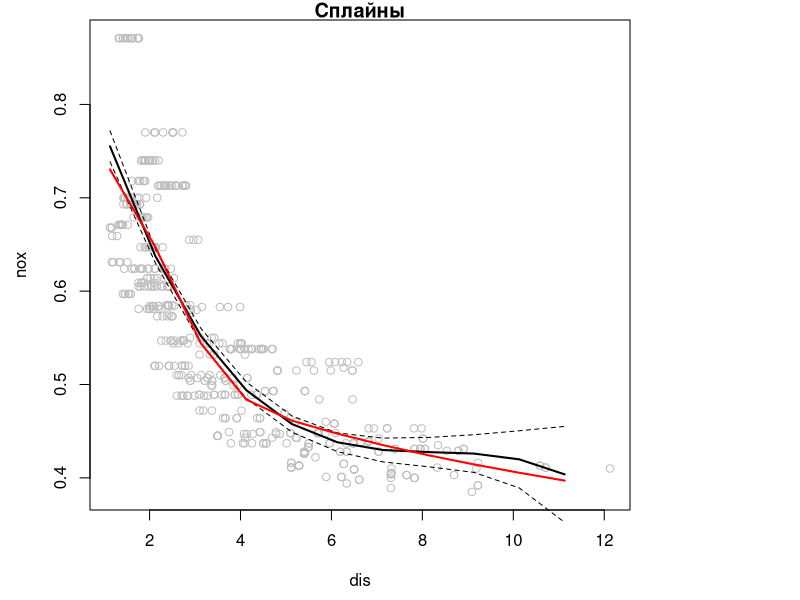
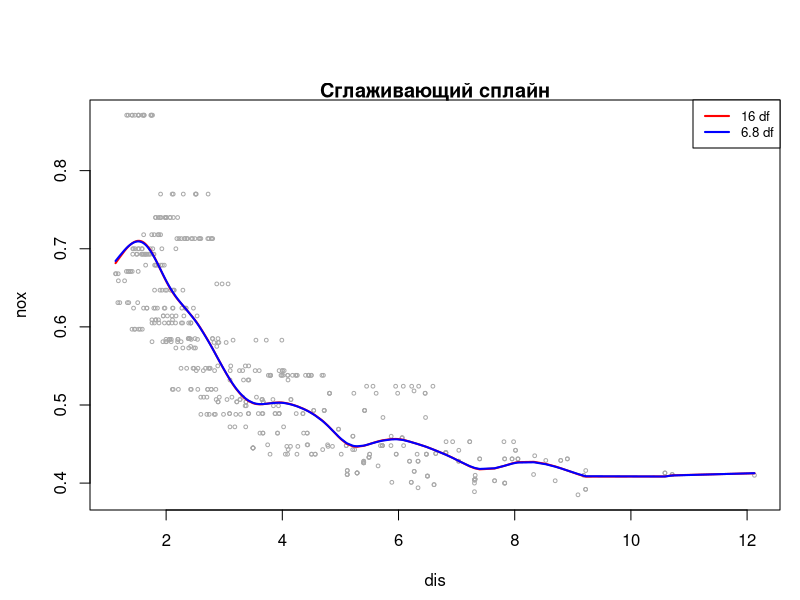
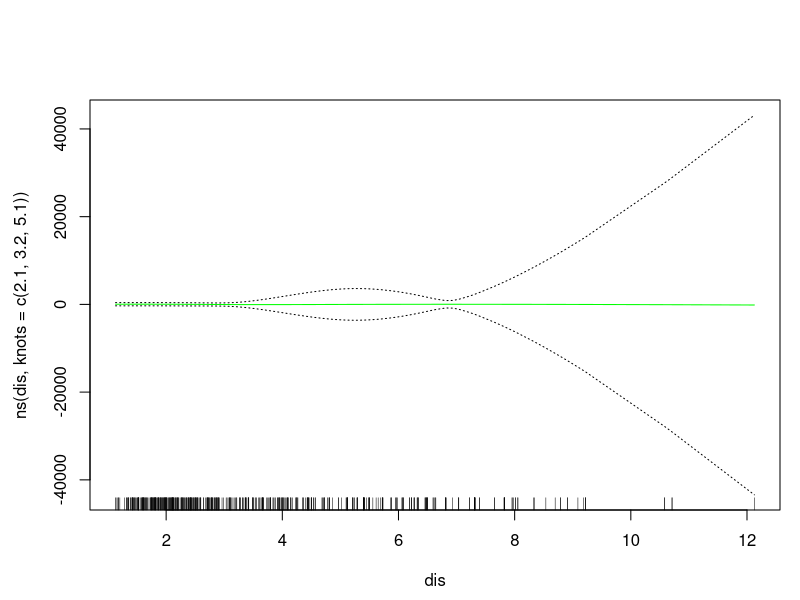

These figures' R source, in order:
## ---- chunk 1
library('splines', quietly = T)           # сплайны
library('gam', quietly = T, verbose = F)               # обобщённые аддитивные модели
library(MASS)
attach(Boston)
data(Boston)
head(Boston)
str(Boston)
# ?Boston # описание набора данных
## ---- chunk 2
# границы изменения переменной dis
dis_lims <- range(dis)

# значения age, для которых делаем прогноз (от min до max с шагом 1)
dis_grid <- seq(from = dis_lims[1], to = dis_lims[2])

# кубический сплайн с тремя узлами
fit <- lm(nox ~ bs(dis, knots = c(25, 40, 60)), data = Boston)
# прогноз
preds_spl <- predict(fit, newdata = list(dis = dis_grid), se = T)

## ---- chunk 3
# 3 узла -- 6 степеней свободы (столбцы матрицы)
dim(bs(dis, knots = c(25, 40, 60)))

# если не указываем узлы явно...
dim(bs(dis, df = 6))
#  они привязываются к квартилям
attr(bs(dis, df = 6), 'knots')
# натуральный сплайн
fit2 <- lm(nox ~ ns(dis, df = 4), data = Boston)
preds_spl2 <- predict(fit2, newdata = list(dis = dis_grid), se = T)

## ---- chunk 4
par(mfrow = c(1, 1), mar = c(4.5, 4.5, 1, 8.5), oma = c(0, 0, 0, 0), xpd = T)

# наблюдения
plot(dis, nox, col = 'grey')

# модель кубического сплайна
lines(dis_grid, preds_spl$fit, lwd = 2)

# доверительный интервал
lines(dis_grid, preds_spl$fit + 2*preds_spl$se, lty = 'dashed')
lines(dis_grid, preds_spl$fit - 2*preds_spl$se, lty = 'dashed')

# натуральный сплайн
lines(dis_grid, preds_spl2$fit, col = 'red', lwd = 2)

# легенда
legend("topright", inset = c(-0.7, 0),
       c('Кубический \n с 3 узлами', 'Натуральный'),
       lwd = rep(2, 2), col = c('black', 'red'))

# заголовок
title("Сплайны")

## ---- chunk 5
par(mfrow = c(1, 1), mar = c(4.5, 4.5, 1, 1), oma = c(0, 0, 4, 0))

# наблюдения
plot(dis, nox, xlim = dis_lims, cex = 0.5, col = 'darkgrey')

# заголовок
title('Сглаживающий сплайн')

# подгоняем модель с 16 степенями свободы
fit <- smooth.spline(dis, nox, df = 16)

# подгоняем модель с подбором лямбды с помощью перекрёстной проверки
fit2 <- smooth.spline(dis, nox, cv = T)
fit2$df

# рисуем модель
lines(fit, col = 'red', lwd = 2)
lines(fit2, col = 'blue', lwd = 2)
legend('topright', 
       c('16 df', '6.8 df'),
       col = c('red', 'blue'), lty = 1, lwd = 2, cex = 0.8)

## ---- chunk 6
# knots <- quantile(nox, p = c(0.25, 0.5, 0.75))
# knots <- quantile(dis, p = c(0.25, 0.5, 0.75))
gam_lr <- gam(I(nox > 0.8) ~ ns(dis, knots = c(2.1, 3.2, 5.1)), family = 'binomial', data = Boston)
plot.Gam(gam_lr, se = T, col = 'green')
